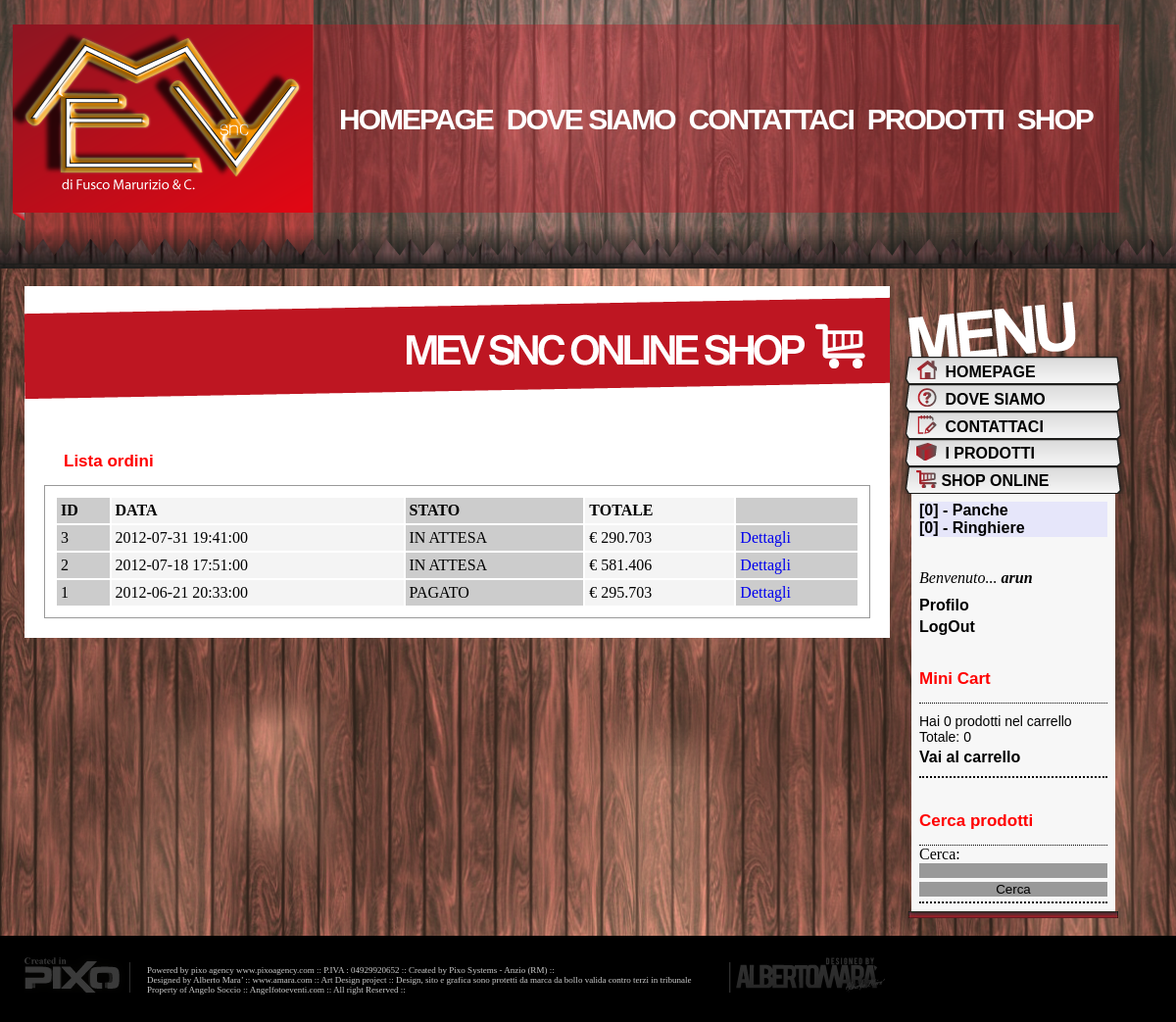
The page /shop.php?l=lista_ordini (signed in) on the database its author committed.
### tables this page shows
CREATE TABLE IF NOT EXISTS `ordini` (
  `id_ordine` int(10) unsigned NOT NULL AUTO_INCREMENT,
  `id_utente` int(10) unsigned NOT NULL,
  `data` datetime NOT NULL,
  `codice_spedizione` varchar(20) NOT NULL,
  `indirizzo_spedizione` text NOT NULL,
  `costo_spedizione` float NOT NULL,
  `codice_pagamento` varchar(20) NOT NULL,
  `costo_pagamento` float NOT NULL,
  `indirizzo_ip` varchar(20) NOT NULL,
  `note` text,
  `note_admin` text,
  `data_pagamento` date DEFAULT NULL,
  `data_spedizione` date DEFAULT NULL,
  `traking_number` varchar(250) DEFAULT NULL,
  `stato_ordine` varchar(15) NOT NULL,
  PRIMARY KEY (`id_ordine`)
);

CREATE TABLE IF NOT EXISTS `categorie` (
  `id_categoria` int(10) unsigned NOT NULL AUTO_INCREMENT,
  `nome` varchar(150) DEFAULT NULL,
  `descrizione` text,
  `id_categoria_padre` int(10) unsigned DEFAULT NULL,
  PRIMARY KEY (`id_categoria`),
  KEY `fk_categorie_categorie1` (`id_categoria_padre`)
);

CREATE TABLE IF NOT EXISTS `utenti` (
  `id_utente` int(10) unsigned NOT NULL AUTO_INCREMENT,
  `email` varchar(150) NOT NULL,
  `username` varchar(45) NOT NULL,
  `password` varchar(32) NOT NULL,
  `nome` varchar(45) NOT NULL,
  `cognome` varchar(45) NOT NULL,
  `codice_fiscale` varchar(16) NOT NULL,
  `piva` varchar(11) DEFAULT NULL,
  `indirizzo` varchar(150) NOT NULL,
  `citta` varchar(45) NOT NULL,
  `cap` varchar(5) NOT NULL,
  `provincia` varchar(45) NOT NULL,
  `ragione_sociale` varchar(150) DEFAULT NULL,
  `fax` varchar(45) DEFAULT NULL,
  `domanda` varchar(250) NOT NULL,
  `risposta` varchar(250) NOT NULL,
  PRIMARY KEY (`id_utente`),
  UNIQUE KEY `username_UNIQUE` (`username`)
);

### common/dbmanager.php (called while the page is built, shortened)
<?php
class dbManager{
        private $user = 'mev';
	private $pass = 'mev';
	private $db_name = 'mev';
	private $host = 'localhost';
	private $connection = NULL;
	function __construct() {
            $this->connection = new mysqli($this->host, $this->user, $this->pass, $this->db_name);
	}
        function get_utente( $id=NULL, $username=NULL, $password=NULL  ){
            $toReturn = false;
            if( !empty($id) ){
                $sql = "SELECT * FROM utenti WHERE id_utente = $id ";
            } elseif ( !empty($username) && !empty($password) ){
                $password = md5($password);
                $sql = "SELECT * FROM `utenti` WHERE `username` = '$username' AND `password` = '$password' LIMIT 1";
            }else{
                return $toReturn;
            }
            if( ($result = $this->connection->query($sql)) && ( $this->connection->affected_rows>0 ) ){
                $riga = mysqli_fetch_array($result);
                $toReturn=$riga;
            }
            return $toReturn;
        }
        function lista_categorie( $id_categoria_padre=0 ){
            $sql = "SELECT * FROM `categorie` WHERE `id_categoria_padre` ";
            if( !$id_categoria_padre ){
               $sql.=" IS NULL";
            }else{
                $sql.= " = $id_categoria_padre";
            }
            $toReturn=array();
            $indice=0;
            if( ($risultato = $this->connection->query($sql)) && ($this->connection->affected_rows>0) ){
                while ( $riga = mysqli_fetch_assoc($risultato) ){
                    $toReturn[$indice]=$riga;
                    $indice++;
                }
            }
            return $toReturn;
        }
        function lista_ordini_by_utente($id_utente, $start=0, $limit=0){
            $sql = "SELECT * FROM `ordini` WHERE id_utente = $id_utente ORDER BY id_ordine DESC ";
            $toReturn=NULL;
            $indice=0;
            if( ($risultato = $this->connection->query($sql)) && ($this->connection->affected_rows>0) ){
                while ( $riga = mysqli_fetch_assoc($risultato) ){
                    $toReturn[$indice]=$riga;
                    $indice++;
                }
            }
            return $toReturn;
        }
        function lista_item_ordine($id_ordine){
            $sql = "SELECT * FROM `ordini_items` WHERE id_ordine = $id_ordine ";
            $toReturn=NULL;
            $indice=0;
            if( ($risultato = $this->connection->query($sql)) && ($this->connection->affected_rows>0) ){
                while ( $riga = mysqli_fetch_assoc($risultato) ){
                    $toReturn[$indice]=$riga;
                    $indice++;
                }
            }
            return $toReturn;
        }
}
?>

### common/verifica_login.php (called while the page is built, shortened)
<?php
if( empty($_SESSION['id_utente']) || !($utente=$managerSql->get_utente($_SESSION['id_utente'], NULL, NULL )) ){
    header('Location: error.php?code=3');
    exit();
}
?>

### menu_categorie.php (called while the page is built, shortened)
<?php
include_once 'common/dbmanager.php';
$id_categoria = 0;
include_once 'common/recursive_categorie.php';
print_menu_categorie($managerSql, 0, 0, $id_categoria);
?>

### common/load_login_user.php (called while the page is built, shortened)
<?php
include_once 'dbmanager.php';
if( !empty($_SESSION['id_utente']) ){
    $utente = $managerSql->get_utente($_SESSION['id_utente'], NULL, NULL );
}
?>

### lista_ordini.php (the view, shortened to what this page needs)
<?php
include_once 'common/dbmanager.php';
if(empty($managerSql)){
    $managerSql = new dbManager();
}
include_once 'common/verifica_login.php';
?>
<h2>Lista ordini</h2>
<table style="width:100%; text-align:left; padding:10px 10px 10px 10px; border:1px solid #999;">
    <tr style="width:100%;">
        <th style='background:#CCC;  padding:4px 4px 4px 4px;'>ID</th>
        <th style='background:#F4F4F4;  padding:4px 4px 4px 4px;'>DATA</th>
        <th style='background:#CCC;  padding:4px 4px 4px 4px;'>STATO</th>
        <th style='background:#F4F4F4;  padding:4px 4px 4px 4px;'>TOTALE</th>
        <th style='background:#CCC;  padding:4px 4px 4px 4px;'>&nbsp;</th>
    </tr>
    <?php
    $ordini = $managerSql->lista_ordini_by_utente($utente['id_utente']);
    for($i=0; $i<count($ordini); $i++){
        $ordine = $ordini[$i];
        $stato_ordine = 'IN ATTESA';
        if( !empty($ordine['data_pagamento']) ){ $stato_ordine = 'PAGATO'; }
        $items = $managerSql->lista_item_ordine($ordine['id_ordine']);
        $totale=0;
        for($j=0; $j<count($items); $j++){
            $item =$items[$j];
            $totale += $item['prezzo_totale'];
        }
        $totale += $ordine['costo_spedizione'];
        $totale += $ordine['costo_pagamento'];
        echo "<tr>
                <td style='background:#CCC;  padding:4px 4px 4px 4px;'>{$ordine['id_ordine']}</td>
                <td style='background:#F4F4F4;  padding:4px 4px 4px 4px;'>{$ordine['data']}</td>
                <td style='background:#CCC;  padding:4px 4px 4px 4px;'>$stato_ordine</td>
                <td style='background:#F4F4F4;  padding:4px 4px 4px 4px;'> &euro; $totale</td>
                <td style='background:#CCC;  padding:4px 4px 4px 4px;'><a href=\"shop.php?l=view_ordine&id={$ordine['id_ordine']}\">Dettagli</a></td>
            </tr>";
    }
    ?>
</table>

### common/recursive_categorie.php (shortened to what this page needs)
<?php
function print_menu_categorie( $managerSql , $id_categoria_padre, $livello, $id_categoria_selected=0 ){
    $colors = array();
    $colors[0] = "lavender";
    $colors[1] = "lightcyan";
    $spaziatore='';
    $espandi_div = false;
    for($s=0;$s<$livello;$s++){$spaziatore.='_';}
    $categorie = $managerSql->lista_categorie($id_categoria_padre);
    $hide = ($id_categoria_padre) ? ' display: none; ' : '';
    $indice_colore = $livello%2;
    echo "<div style=\"background-color: {$colors[$indice_colore]}; $hide\" id=\"sub_cat_menu_{$id_categoria_padre}\" >";
    for($i=0; $i<count($categorie); $i++){
        $categoria = $categorie[$i];
        $selected = '';
        $categoria['nome'] = htmlspecialchars($categoria['nome']);
        echo "<a href=\"shop.php?l=visualizza_categorie&cat={$categoria['id_categoria']}\">$spaziatore [$livello] - {$categoria['nome']}</a> $selected ";
        echo "<br/>";
        $espandi_div = $espandi_div | print_menu_categorie($managerSql, $categoria['id_categoria'], ($livello+1), $id_categoria_selected);
    }
    echo "</div>";
    return $espandi_div ;
}
?>

### mini_login.php
<?php
include_once 'common/load_login_user.php';
if(empty($utente)){
?>
	 <h2 style="margin-left:-20px;">Login Utente</h2>
    <div style="border-top:#000 1px dotted;border-bottom:#000 2px dotted; padding-bottom:5px;">
    <form id="form1" method="post" action="login.php">
        Username
        <input style="background:#999; width:100%;" name="username" type="text" id="username" size="20" maxlength="45" />
        <br />
        Password
        <input style="background:#999; width:100%;" name="password" type="password" id="password" size="20" maxlength="45" />
        <br />
        <input style="background:#999; width:100%; margin-top:4px;" type="submit" name="entra" id="entra" value="Entra" />
    </form>
	 </div>
		<p style="margin-left:-20px; margin-bottom:-50px; margin-top:-10px;"><a href="shop.php?l=recupera_pwd" >Recupera password</a></p>
		<p style="margin-left:-20px;"><a href="shop.php?l=add_utente">Registrati subito</a></p>
<?php
}else{
?>
    <br />
	<div style="margin:15px 0 -20px 0;">
	 <i>Benvenuto... <b><?php echo $utente['username']; ?></b></i>
    <p style="margin-left:-20px; margin-bottom:-50px; margin-top:-10px;"><a href="shop.php?l=profilo">Profilo</a></p>
    <p style="margin-left:-20px;"><a href="logout.php">LogOut</a></p>
	</div>
<?php
}
?>

### style.css (style rules this page uses)
* { m margin:0; padding:0; border:0; text-decoration:none; background-color:transparent; }
body { margin:0; padding:0; border:0; text-decoration:none; background: #000; }
#sidemenu_1 a { color: #000; font-family: Arial, Helvetica, sans-serif; font-size: 16px; font-weight: 700; margin-top: -5px; margin-bottom: 5px; }
h2 { color: #F00; font-family: Arial, Helvetica, sans-serif; font-size: 17px; font-weight: bold; padding: 20px 20px 0px 20px; }
p { color: #000; font-family: Arial, Helvetica, sans-serif; font-size: 14px; padding: 20px 20px 20px 20px; text-align: justify; }

### rows shown on the page
ordini: id_ordine "3", data "2012-07-31 19:41:00", stato_ordine "IN ATTESA", totale "290.703"
ordini: id_ordine "2", data "2012-07-18 17:51:00", stato_ordine "IN ATTESA", totale "581.406"
ordini: id_ordine "1", data "2012-06-21 20:33:00", data_pagamento "PAGATO", totale "295.703"
categorie: nome "Panche"
categorie: nome "Ringhiere"
utenti: username "arun"

### other values the page prints
count($carrello) "0"
$totale "0"
